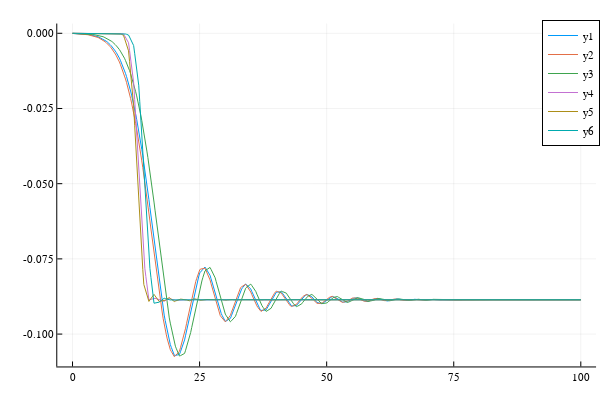

The code cell stored with this chart in its notebook:
### Code cell
plot(xy11)
plot!(xy12)
plot!(xy13)
plot!(xy21)
plot!(xy22)
plot!(xy23)

### Figure 1 — Plotly figure (JSON) as saved in the notebook; plotly's stock layout.template omitted (floating-point values rounded to 4 significant figures; data arrays with more than 128 entries replaced by an {"elided": "..."} marker saying what was removed)
{"data": [{"colorbar": {"len": 0.9525, "title": "", "x": 0.9934, "y": 0.5139}, "legendgroup": "y1", "line": {"color": "rgba(0, 154, 250, 1.000)", "dash": "solid", "shape": "linear", "width": 1}, "mode": "lines", "name": "y1", "showlegend": true, "type": "scatter", "x": {"elided": "500 float values"}, "xaxis": "x", "y": {"elided": "500 float values"}, "yaxis": "y"}, {"colorbar": {"len": 0.9525, "title": "", "x": 0.9934, "y": 0.5139}, "legendgroup": "y2", "line": {"color": "rgba(227, 111, 71, 1.000)", "dash": "solid", "shape": "linear", "width": 1}, "mode": "lines", "name": "y2", "showlegend": true, "type": "scatter", "x": {"elided": "500 float values"}, "xaxis": "x", "y": {"elided": "500 float values"}, "yaxis": "y"}, {"colorbar": {"len": 0.9525, "title": "", "x": 0.9934, "y": 0.5139}, "legendgroup": "y3", "line": {"color": "rgba(62, 164, 78, 1.000)", "dash": "solid", "shape": "linear", "width": 1}, "mode": "lines", "name": "y3", "showlegend": true, "type": "scatter", "x": {"elided": "500 float values"}, "xaxis": "x", "y": {"elided": "500 float values"}, "yaxis": "y"}, {"colorbar": {"len": 0.9525, "title": "", "x": 0.9934, "y": 0.5139}, "legendgroup": "y4", "line": {"color": "rgba(195, 113, 210, 1.000)", "dash": "solid", "shape": "linear", "width": 1}, "mode": "lines", "name": "y4", "showlegend": true, "type": "scatter", "x": {"elided": "500 float values"}, "xaxis": "x", "y": {"elided": "500 float values"}, "yaxis": "y"}, {"colorbar": {"len": 0.9525, "title": "", "x": 0.9934, "y": 0.5139}, "legendgroup": "y5", "line": {"color": "rgba(172, 142, 24, 1.000)", "dash": "solid", "shape": "linear", "width": 1}, "mode": "lines", "name": "y5", "showlegend": true, "type": "scatter", "x": {"elided": "500 float values"}, "xaxis": "x", "y": {"elided": "500 float values"}, "yaxis": "y"}, {"colorbar": {"len": 0.9525, "title": "", "x": 0.9934, "y": 0.5139}, "legendgroup": "y6", "line": {"color": "rgba(0, 170, 174, 1.000)", "dash": "solid", "shape": "linear", "width": 1}, "mode": "lines", "name": "y6", "showlegend": true, "type": "scatter", "x": {"elided": "500 float values"}, "xaxis": "x", "y": {"elided": "500 float values"}, "yaxis": "y"}], "layout": {"annotations": [], "height": 400, "legend": {"bgcolor": "rgba(255, 255, 255, 1.000)", "bordercolor": "rgba(0, 0, 0, 1.000)", "borderwidth": 1, "font": {"color": "rgba(0, 0, 0, 1.000)", "family": "sans-serif", "size": 11}, "title": {"font": {"color": "rgba(0, 0, 0, 1.000)", "family": "sans-serif", "size": 15}, "text": ""}, "tracegroupgap": 0, "traceorder": "normal", "x": 1, "xanchor": "auto", "y": 1, "yanchor": "auto"}, "margin": {"b": 20, "l": 0, "r": 0, "t": 20}, "paper_bgcolor": "rgba(255, 255, 255, 1.000)", "plot_bgcolor": "rgba(255, 255, 255, 1.000)", "showlegend": true, "width": 600, "xaxis": {"anchor": "y", "domain": [0.09545, 0.9934], "gridcolor": "rgba(0, 0, 0, 0.100)", "gridwidth": 0.5, "linecolor": "rgba(0, 0, 0, 1.000)", "mirror": false, "range": [-3, 103], "showgrid": true, "showline": true, "showticklabels": true, "tickangle": 0, "tickcolor": "rgb(0, 0, 0)", "tickfont": {"color": "rgba(0, 0, 0, 1.000)", "family": "sans-serif", "size": 11}, "tickmode": "array", "ticks": "inside", "ticktext": ["0", "25", "50", "75", "100"], "tickvals": [0, 25, 50, 75, 100], "title": "", "titlefont": {"color": "rgba(0, 0, 0, 1.000)", "family": "sans-serif", "size": 15}, "type": "-", "visible": true, "zeroline": false, "zerolinecolor": "rgba(0, 0, 0, 1.000)"}, "yaxis": {"anchor": "x", "domain": [0.03762, 0.9902], "gridcolor": "rgba(0, 0, 0, 0.100)", "gridwidth": 0.5, "linecolor": "rgba(0, 0, 0, 1.000)", "mirror": false, "range": [-0.1108, 0.003241], "showgrid": true, "showline": true, "showticklabels": true, "tickangle": 0, "tickcolor": "rgb(0, 0, 0)", "tickfont": {"color": "rgba(0, 0, 0, 1.000)", "family": "sans-serif", "size": 11}, "tickmode": "array", "ticks": "inside", "ticktext": ["-0.100", "-0.075", "-0.050", "-0.025", "0.000"], "tickvals": [-0.1, -0.075, -0.05, -0.025, 0], "title": "", "titlefont": {"color": "rgba(0, 0, 0, 1.000)", "family": "sans-serif", "size": 15}, "type": "-", "visible": true, "zeroline": false, "zerolinecolor": "rgba(0, 0, 0, 1.000)"}}}
